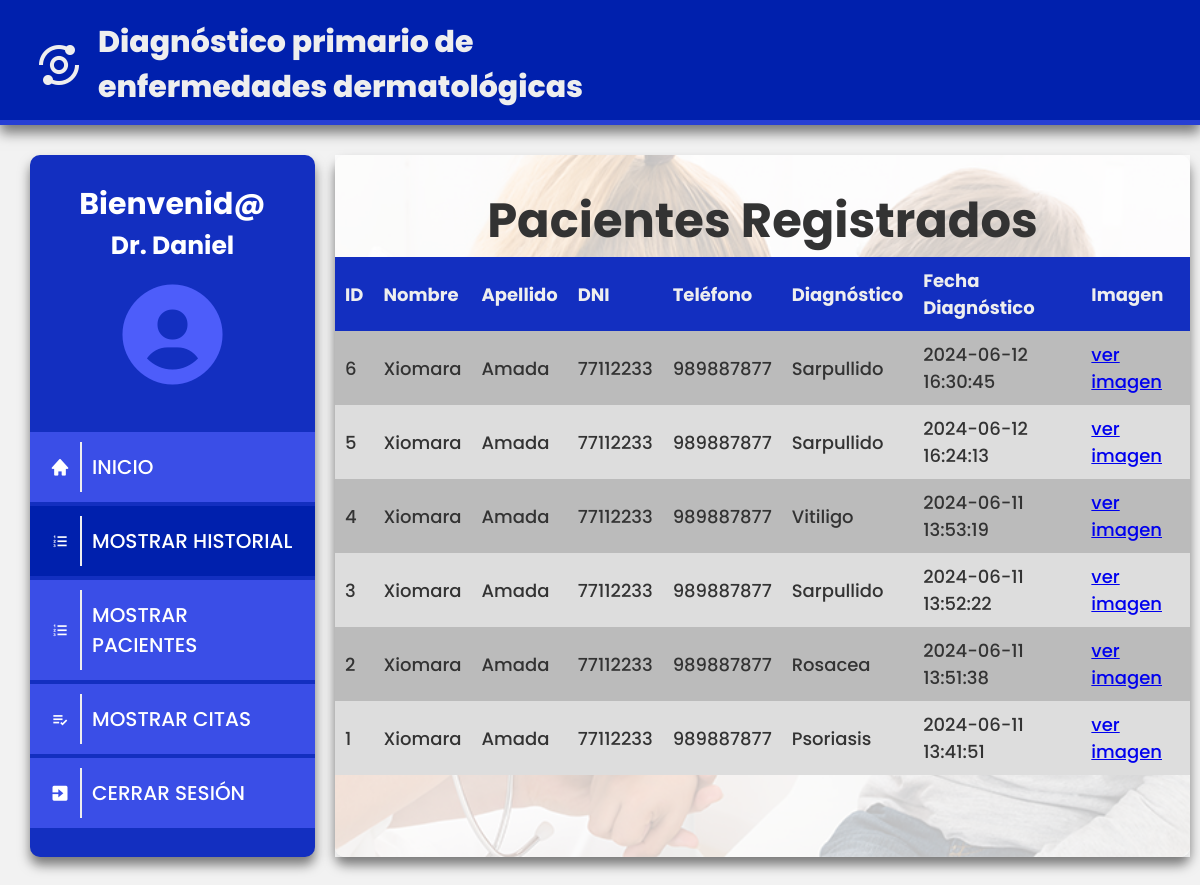
Page /show_record/2/Daniel on the committed database.
### tables this page shows
CREATE TABLE "Record" (
	"id"	INTEGER NOT NULL,
	"id_patient"	INTEGER NOT NULL,
	"image_url"	TEXT NOT NULL,
	"disease"	TEXT NOT NULL,
	"r_date"	TEXT NOT NULL,
	PRIMARY KEY("id" AUTOINCREMENT)
);

CREATE TABLE "Patients" (
	"id"	INTEGER NOT NULL,
	"name"	TEXT NOT NULL,
	"lastName"	TEXT NOT NULL,
	"document"	TEXT NOT NULL,
	"telf"	TEXT NOT NULL,
	"date"	TEXT,
	"email"	TEXT,
	"password"	TEXT NOT NULL,
	"disease"	TEXT,
	PRIMARY KEY("id")
);

### app.py (the view)
@app.route("/show_record/<int:doctor_id>/<doctor_name>")
def show_record(doctor_id, doctor_name):
    conn = sqlite3.connect(database_path)
    cursor = conn.cursor()
    cursor.execute(
        """
    SELECT *
    FROM Record
    INNER JOIN Patients ON Record.id_patient = Patients.id
    ORDER BY Record.id DESC;
    """
    )
    resultados = cursor.fetchall()
    cursor.close()
    conn.close()
    return render_template(
        "show_record.html",
        doctor_id=doctor_id,
        doctor_name=doctor_name,
        record=resultados,
    )

### templates/show_record.html
{% extends "interface_doctor.html" %}
{% block ul %}
<ul class="nav_list">
    <li><a class="menu_opcion" href="{{ url_for('interface_doctor',doctor_id = doctor_id) }}">
            <div>
                <i class='bx bxs-home'></i>
                <span>INICIO</span>
            </div>
        </a></li>
    <li><a class="menu_opcion activado"
            href="{{ url_for('show_record',doctor_id = doctor_id,doctor_name=doctor_name) }}"">
            <div>
                <i class='bx bx-list-ol'></i>
                <span>MOSTRAR HISTORIAL</span>
            </div>
        </a></li>
    <li><a class=" menu_opcion" href="{{ url_for('show_patients',doctor_id=doctor_id, doctor_name = doctor_name) }}">
            <div>
                <i class='bx bx-list-ol'></i>
                <span>MOSTRAR PACIENTES</span>
            </div>
        </a></li>
    <li><a class="menu_opcion" href="{{ url_for('show_dates',doctor_id=doctor_id, doctor_name=doctor_name) }}">
            <div>
                <i class='bx bx-list-check'></i>
                <span>MOSTRAR CITAS</span>
            </div>
        </a></li>
    <li><a class="menu_opcion" href="{{ url_for('index') }}">
            <div>
                <i class='bx bxs-exit'></i>
                <span>CERRAR SESIÓN</span>
            </div>
        </a></li>
</ul>
{% endblock %}
{% block content %}
<div class="overlay_3">
    <h1>Pacientes Registrados</h1>
    <div class="patients_table">
        <table>
            <tr>
                <th>ID</th>
                <th>Nombre</th>
                <th>Apellido</th>
                <th>DNI</th>
                <th>Teléfono</th>
                <th>Diagnóstico</th>
                <th>Fecha Diagnóstico</th>
                <th>Imagen</th>
            </tr>
            {% for r in record %}
            <tr>
                <td>{{ r[0] }}</td>
                <td>{{ r[6] }}</td>
                <td>{{ r[7] }}</td>
                <td>{{ r[8] }}</td>
                <td>{{ r[9] }}</td>
                <td>{{ r[3] }}</td>
                <td>{{ r[4][:19] }}</td>
                <td>
                    <a
                        href="{{ url_for('show_record_image', doctor_id=doctor_id, doctor_name=doctor_name, record_img=r[0]) }}">ver
                        imagen</a>
                </td>
            </tr>
            {% endfor %}
        </table>
    </div>
</div>
{% endblock %}

### static/css/doctor_style.css (style rules this page uses)
* { margin: 0; padding: 0; box-sizing: border-box; }
.nav_list { list-style: none; display: flex; flex-direction: column; width: 100%; }
.menu_opcion { display: block; text-decoration: none; padding: 10px; font-size: 20px; font-family: "Poppins", sans-serif; font-weight: 500; color: #fff; background-color: #3a4ee7; border-top: 2px solid #132fc0; border-bottom: 2px solid #132fc0; transition: all 0.6s ease; }
.activado { background-color: #0020ad; }
.menu_opcion div { display: flex; align-items: center; }
.menu_opcion span { display: block; border-left: 2px solid #eee; padding: 10px; }
.menu_opcion i { padding: 10px; }
.overlay_3 { width: 100%; height: 100%; background-color: rgba(255, 255, 255, 0.75); display: flex; align-items: center; flex-direction: column; justify-content: center; padding: 30px 0px 0px 0px; font-size: 24px; font-family: "Poppins", sans-serif; font-weight: 500; color: #333; }
.patients_table { height: 600px; overflow-y: scroll; }
.patients_table th { background-color: #132fc0; color: #EEE; font-size: 18px; padding: 10px; }
.patients_table td { padding: 5px; color: #333; font-size: 18px; padding: 10px; }
.patients_table table { border-collapse: collapse; text-align: left; }
.patients_table tr { background-color: #ddd; }
.patients_table tr:nth-child(even) { background-color: #bbb; }

### rows in the picture
Record: id "6", name "Xiomara", lastName "Amada", document "77112233", telf "989887877", disease "Sarpullido", r_date "2024-06-12 16:30:45"
Record: id "5", name "Xiomara", lastName "Amada", document "77112233", telf "989887877", disease "Sarpullido", r_date "2024-06-12 16:24:13"
Record: id "4", name "Xiomara", lastName "Amada", document "77112233", telf "989887877", disease "Vitiligo", r_date "2024-06-11 13:53:19"
Record: id "3", name "Xiomara", lastName "Amada", document "77112233", telf "989887877", disease "Sarpullido", r_date "2024-06-11 13:52:22"
Record: id "2", name "Xiomara", lastName "Amada", document "77112233", telf "989887877", disease "Rosacea", r_date "2024-06-11 13:51:38"
Record: id "1", name "Xiomara", lastName "Amada", document "77112233", telf "989887877", disease "Psoriasis", r_date "2024-06-11 13:41:51"

### other values in the picture
{{ doctor_name }} "Daniel"
